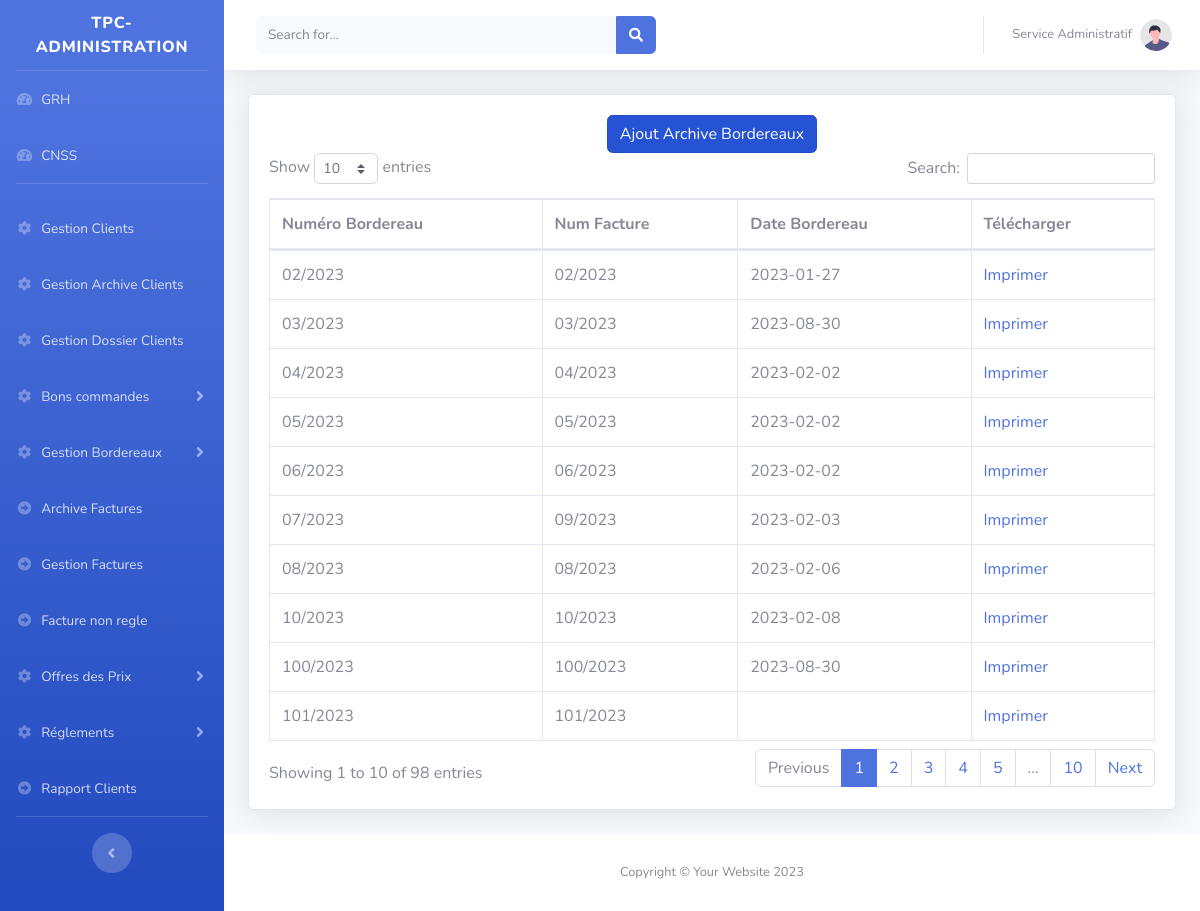
Page /tpc0/main.php?Bordereaux&Archive on the committed database.
### tables this page shows
CREATE TABLE `archive_bordereaux` (
  `id` int(11) NOT NULL,
  `num_bordereaux` varchar(11) NOT NULL,
  `date` varchar(10) NOT NULL,
  `num_fact` varchar(10) NOT NULL,
  `pieces_jointe` text NOT NULL
);

CREATE TABLE `archivefacture` (
  `id` int(11) NOT NULL,
  `num_fact` varchar(10) DEFAULT NULL,
  `client` int(11) DEFAULT NULL,
  `date` text DEFAULT NULL,
  `joindre` varchar(250) NOT NULL,
  `reglement` varchar(250) DEFAULT NULL,
  `typeReglement` varchar(250) DEFAULT NULL,
  `numcheque` varchar(250) DEFAULT NULL,
  `datecheque` varchar(250) DEFAULT NULL,
  `retenu` varchar(250) DEFAULT NULL,
  `Projets` text NOT NULL
);

### tpc0/class/connexion.db.php (called while the page is built)
<?php
function connexion($user='root',$mdp=''){
		try {
	$dbh = new PDO('mysql:host=localhost;dbname=tpc',$user, $mdp) ;
	$dbh->setAttribute(PDO::ATTR_ERRMODE,PDO::ERRMODE_EXCEPTION);
	return $dbh;
	 }
	catch (PDOException $e) {
	echo "<h1>Erreur: ".$e->getMessage()."</h1>" ;
	die() ;
	}
	}

### tpc0/class/Bordereaux.class.php (called while the page is built, shortened)
<?php
include_once 'connexion.db.php';
class Bordereaux{
	private $cnx;
	public function __construct(){$this->cnx=connexion();}
public function getAllARchive(){
		 $sql="SELECT * FROM archive_bordereaux as bd,archivefacture as f where bd.num_fact=f.num_fact";
		$req=$this->cnx->query($sql);
		$resultat=$req->fetchAll();
		return $resultat;
	}
}
$bordereau=new Bordereaux();

### tpc0/pages/Bordereaux/Archive/AfficherArchive.php (the view)
<?php
include 'class/Bordereaux.class.php';
$ArchiveBordereaux=$bordereau->getAllARchive();
 ?>
                    <div class="card shadow mb-4">
                       <div style="width:100%;text-align:center" class="col-12">
                            <a href="?Bordereaux&Archive&Add" class="btn btn-primary active " style="position:relative; top:20px;"  >Ajout Archive Bordereaux</a>
							</div>
                        <div class="card-body">
                            <div class="table-responsive">
                                <table class="table table-bordered" id="dataTable" width="100%" cellspacing="0">
                                    <thead>
                                        <tr>
										    <th >Numéro Bordereau</th>
											<th >Num Facture</th>
											<th >Date Bordereau</th>
											<th >Télécharger</th>
                                        </tr>
                                    </thead>
                                    <tbody>
									<?php if(!empty($ArchiveBordereaux)){
										foreach($ArchiveBordereaux as $key){?>
											 <tr>
												<td>
												<?=$key['num_bordereaux']?>
												</td>
												 <td><?=$key['num_fact']?></td>
												<td><?=$key['date']?></td>
												   <td>
												   <a href="./pages/Bordereaux/Archive/bordereauxArchive_piecesJointe/<?=$key['pieces_jointe']?>">Imprimer</a></td>
											 </tr>
									<?php }}?>
									 </tbody>
                                </table>
                            </div>
                        </div>
                    </div>

### rows in the picture
archive_bordereaux: num_bordereaux "02/2023", archivefacture.num_fact "02/2023", archivefacture.date "2023-01-27"
archive_bordereaux: num_bordereaux "03/2023", archivefacture.num_fact "03/2023", archivefacture.date "2023-08-30"
archive_bordereaux: num_bordereaux "04/2023", archivefacture.num_fact "04/2023", archivefacture.date "2023-02-02"
archive_bordereaux: num_bordereaux "05/2023", archivefacture.num_fact "05/2023", archivefacture.date "2023-02-02"
archive_bordereaux: num_bordereaux "06/2023", archivefacture.num_fact "06/2023", archivefacture.date "2023-02-02"
archive_bordereaux: num_bordereaux "07/2023", archivefacture.num_fact "09/2023", archivefacture.date "2023-02-03"
archive_bordereaux: num_bordereaux "08/2023", archivefacture.num_fact "08/2023", archivefacture.date "2023-02-06"
archive_bordereaux: num_bordereaux "10/2023", archivefacture.num_fact "10/2023", archivefacture.date "2023-02-08"
archive_bordereaux: num_bordereaux "100/2023", archivefacture.num_fact "100/2023", archivefacture.date "2023-08-30"
archive_bordereaux: num_bordereaux "101/2023", archivefacture.num_fact "101/2023"
